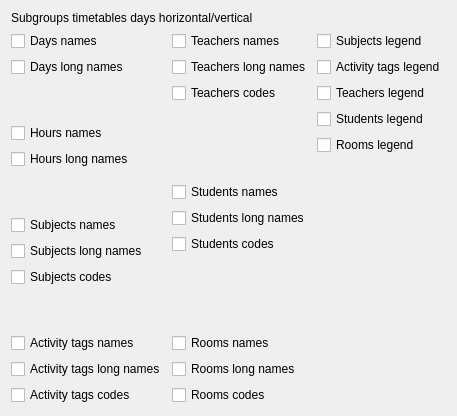
     <widget class="QWidget" name="tabWidgetPage4">
      <attribute name="title">
       <string>4</string>
      </attribute>
      <layout class="QGridLayout" name="gridLayout_6">
       <item row="1" column="0">
        <layout class="QVBoxLayout" name="verticalLayout">
         <item>
          <widget class="QCheckBox" name="subgroupsDaysHVDaysNamesCheckBox">
           <property name="text">
            <string>Days names</string>
           </property>
          </widget>
         </item>
         <item>
          <widget class="QCheckBox" name="subgroupsDaysHVDaysLongNamesCheckBox">
           <property name="text">
            <string>Days long names</string>
           </property>
          </widget>
         </item>
         <item>
          <spacer name="verticalSpacer_4">
           <property name="orientation">
            <enum>Qt::Vertical</enum>
           </property>
           <property name="sizeHint" stdset="0">
            <size>
             <width>20</width>
             <height>40</height>
            </size>
           </property>
          </spacer>
         </item>
         <item>
          <widget class="QCheckBox" name="subgroupsDaysHVHoursNamesCheckBox">
           <property name="text">
            <string>Hours names</string>
           </property>
          </widget>
         </item>
         <item>
          <widget class="QCheckBox" name="subgroupsDaysHVHoursLongNamesCheckBox">
           <property name="text">
            <string>Hours long names</string>
           </property>
          </widget>
         </item>
         <item>
          <spacer name="verticalSpacer_5">
           <property name="orientation">
            <enum>Qt::Vertical</enum>
           </property>
           <property name="sizeHint" stdset="0">
            <size>
             <width>20</width>
             <height>40</height>
            </size>
           </property>
          </spacer>
         </item>
         <item>
          <widget class="QCheckBox" name="subgroupsDaysHVSubjectsNamesCheckBox">
           <property name="text">
            <string>Subjects names</string>
           </property>
          </widget>
         </item>
         <item>
          <widget class="QCheckBox" name="subgroupsDaysHVSubjectsLongNamesCheckBox">
           <property name="text">
            <string>Subjects long names</string>
           </property>
          </widget>
         </item>
         <item>
          <widget class="QCheckBox" name="subgroupsDaysHVSubjectsCodesCheckBox">
           <property name="text">
            <string>Subjects codes</string>
           </property>
          </widget>
         </item>
         <item>
          <spacer name="verticalSpacer_6">
           <property name="orientation">
            <enum>Qt::Vertical</enum>
           </property>
           <property name="sizeHint" stdset="0">
            <size>
             <width>20</width>
             <height>40</height>
            </size>
           </property>
          </spacer>
         </item>
         <item>
          <widget class="QCheckBox" name="subgroupsDaysHVActivityTagsNamesCheckBox">
           <property name="text">
            <string>Activity tags names</string>
           </property>
          </widget>
         </item>
         <item>
          <widget class="QCheckBox" name="subgroupsDaysHVActivityTagsLongNamesCheckBox">
           <property name="text">
            <string>Activity tags long names</string>
           </property>
          </widget>
         </item>
         <item>
          <widget class="QCheckBox" name="subgroupsDaysHVActivityTagsCodesCheckBox">
           <property name="text">
            <string>Activity tags codes</string>
           </property>
          </widget>
         </item>
        </layout>
       </item>
       <item row="1" column="1">
        <layout class="QVBoxLayout" name="verticalLayout_2">
         <item>
          <widget class="QCheckBox" name="subgroupsDaysHVTeachersNamesCheckBox">
           <property name="text">
            <string>Teachers names</string>
           </property>
          </widget>
         </item>
         <item>
          <widget class="QCheckBox" name="subgroupsDaysHVTeachersLongNamesCheckBox">
           <property name="text">
            <string>Teachers long names</string>
           </property>
          </widget>
         </item>
         <item>
          <widget class="QCheckBox" name="subgroupsDaysHVTeachersCodesCheckBox">
           <property name="text">
            <string>Teachers codes</string>
           </property>
          </widget>
         </item>
         <item>
          <spacer name="verticalSpacer_7">
           <property name="orientation">
            <enum>Qt::Vertical</enum>
           </property>
           <property name="sizeHint" stdset="0">
            <size>
             <width>20</width>
             <height>40</height>
            </size>
           </property>
          </spacer>
         </item>
         <item>
          <widget class="QCheckBox" name="subgroupsDaysHVStudentsNamesCheckBox">
           <property name="text">
            <string>Students names</string>
           </property>
          </widget>
         </item>
         <item>
          <widget class="QCheckBox" name="subgroupsDaysHVStudentsLongNamesCheckBox">
           <property name="text">
            <string>Students long names</string>
           </property>
          </widget>
         </item>
         <item>
          <widget class="QCheckBox" name="subgroupsDaysHVStudentsCodesCheckBox">
           <property name="text">
            <string>Students codes</string>
           </property>
          </widget>
         </item>
         <item>
          <spacer name="verticalSpacer_8">
           <property name="orientation">
            <enum>Qt::Vertical</enum>
           </property>
           <property name="sizeHint" stdset="0">
            <size>
             <width>20</width>
             <height>40</height>
            </size>
           </property>
          </spacer>
         </item>
         <item>
          <widget class="QCheckBox" name="subgroupsDaysHVRoomsNamesCheckBox">
           <property name="text">
            <string>Rooms names</string>
           </property>
          </widget>
         </item>
         <item>
          <widget class="QCheckBox" name="subgroupsDaysHVRoomsLongNamesCheckBox">
           <property name="text">
            <string>Rooms long names</string>
           </property>
          </widget>
         </item>
         <item>
          <widget class="QCheckBox" name="subgroupsDaysHVRoomsCodesCheckBox">
           <property name="text">
            <string>Rooms codes</string>
           </property>
          </widget>
         </item>
        </layout>
       </item>
       <item row="1" column="2">
        <layout class="QVBoxLayout" name="verticalLayout_37">
         <item>
          <widget class="QCheckBox" name="subgroupsDaysHVSubjectsLegendCheckBox">
           <property name="text">
            <string>Subjects legend</string>
           </property>
          </widget>
         </item>
         <item>
          <widget class="QCheckBox" name="subgroupsDaysHVActivityTagsLegendCheckBox">
           <property name="text">
            <string>Activity tags legend</string>
           </property>
          </widget>
         </item>
         <item>
          <widget class="QCheckBox" name="subgroupsDaysHVTeachersLegendCheckBox">
           <property name="text">
            <string>Teachers legend</string>
           </property>
          </widget>
         </item>
         <item>
          <widget class="QCheckBox" name="subgroupsDaysHVStudentsLegendCheckBox">
           <property name="text">
            <string>Students legend</string>
           </property>
          </widget>
         </item>
         <item>
          <widget class="QCheckBox" name="subgroupsDaysHVRoomsLegendCheckBox">
           <property name="text">
            <string>Rooms legend</string>
           </property>
          </widget>
         </item>
         <item>
          <spacer name="verticalSpacer_94">
           <property name="orientation">
            <enum>Qt::Vertical</enum>
           </property>
           <property name="sizeHint" stdset="0">
            <size>
             <width>20</width>
             <height>40</height>
            </size>
           </property>
          </spacer>
         </item>
        </layout>
       </item>
       <item row="0" column="0" colspan="3">
        <widget class="QLabel" name="label_4">
         <property name="text">
          <string>Subgroups timetables days horizontal/vertical</string>
         </property>
        </widget>
       </item>
      </layout>
     </widget>
